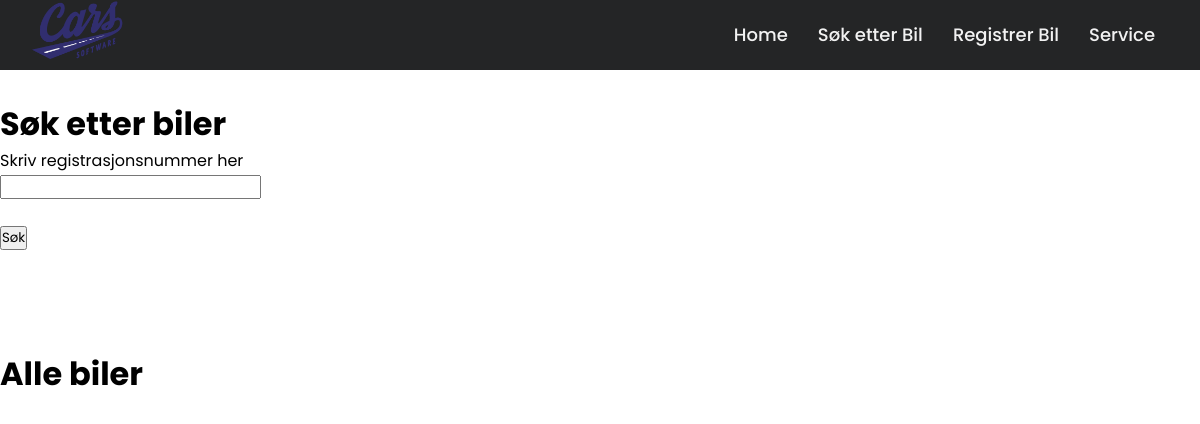
/biler, run on an earlier commit of the app's database.
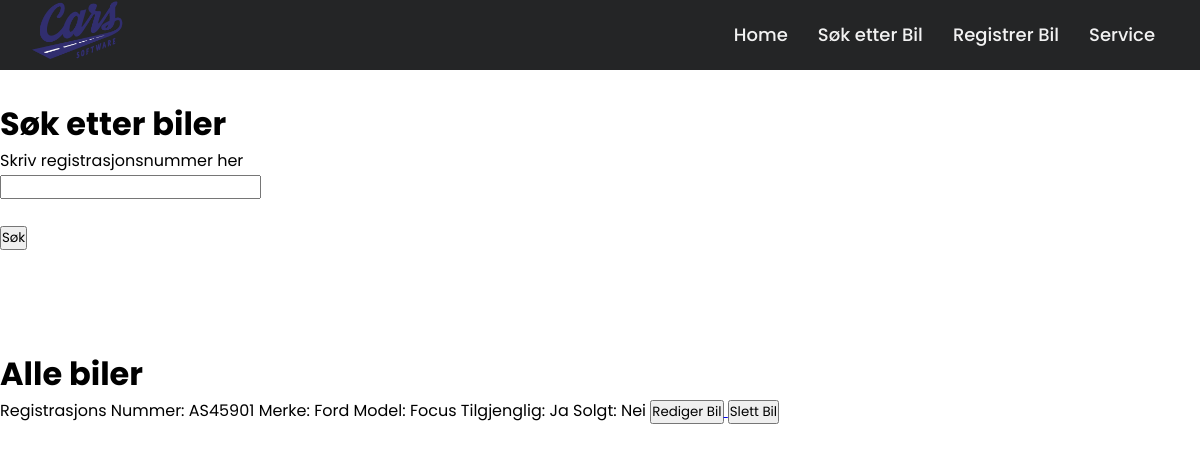
And on a later commit of the database.
### Website/models.py (models this page shows)
class Base(DeclarativeBase):
    pass

class Cars(db.Model,Base):
    __tablename__ = 'cars'
    registration: Mapped[str] = mapped_column(String, primary_key=True,unique=True)
    brand: Mapped[str] = mapped_column(String, nullable=False)
    model: Mapped[str] = mapped_column(String, nullable=False)
    color: Mapped[str] = mapped_column(String,nullable=True)
    price: Mapped[float] = mapped_column(Float, nullable=False)
    available: Mapped[bool] = mapped_column(Boolean, nullable=False,default=True)
    sold: Mapped[bool] = mapped_column(Boolean, nullable=False, default=False)
    owner: Mapped[str] = mapped_column(String, nullable=False, default='Cars Software')

### Website/view.py (the view)
@view.route('/biler',methods=['GET','POST'])
def biler():
    form = carSearchForm()
    if request.method == 'POST' and form.validate_on_submit():
        reg = form.registration.data
        return redirect(url_for("view.bilerSearch",reg=reg), code=307)
    else:
        return render_template("biler.html",form=form,Cars=Cars)

### Website/forms.py
class carSearchForm(FlaskForm):
    registration = StringField('Skriv registrasjonsnummer her',validators=[InputRequired(), Length(min=0, max=10)])
    submit = SubmitField('Søk')

### Website/templates/biler.html (shortened to what this page needs)
{% extends "base.html" %}
{% block content %}
<H1>Søk etter biler</H1>
<form action="" method="post">
    {% for field in form %}
    {% if field.widget.input_type != 'hidden' and field.type != 'SubmitField'%}
        {{ field.label }}
    {% endif %} <br>
    {{ field }} <br>
    {% endfor %}
</form>
<br><br>
<h1>Alle biler</h1>
{% set Cars = Cars.query.all()%}
{% for car in Cars %}
    <div>
        <span>Registrasjons Nummer: {{car.registration}}</span>
        <span>Merke: {{car.brand}}</span>
        <span>Model: {{car.model}}</span>
        <span>Tilgjenglig: {% if car.available == 1%} Ja {% else %} Nei {% endif %}</span>
        <span>Solgt: {% if car.sold == 1%} Ja {% else %} Nei {% endif %}</span>
        <a href="{{url_for('view.editCar',reg=car.registration)}}">
            <button>Rediger Bil</button>
        </a>
        <a href="{{url_for('view.delBil', reg=car.registration)}}">
            <button>Slett Bil</button>
        </a>
    </div>
{% endfor %}
<br><br>
{% endblock %}

### Website/templates/base.html (shortened to what this page needs)
<!DOCTYPE html>
<html lang="en">
<head>
    <link rel="stylesheet" href="{{url_for('static',filename='navbar.css')}}">
</head>
<body>
    <div class="navbar">
        <nav>
            <div class="wrapper">
              <div class=""><a href="/"><img src="{{url_for('static', filename='CarsSoftwareLogo.png')}}" alt="Logo" width="108px" style="padding-top: 20px;"></a></div>
              <ul class="nav-links">
                <li><a href="/">Home</a></li>
                <li><a href="/biler">Søk etter Bil</a></li>
                <li><a href="/register-bil">Registrer Bil</a></li>
                <li><a href="/service">Service</a></li>
              </ul>
            </div>
          </nav>
    </div>
    <br><br><br><br>
    {% block content %}{% endblock %}
</body>
</html>

### Website/static/navbar.css (style rules this page uses)
* { margin: 0; padding: 0; box-sizing: border-box; font-family: 'Poppins', sans-serif; }
nav { position: fixed; z-index: 99; width: 100%; background: #242526; }
nav .wrapper { position: relative; max-width: 1300px; padding: 0px 30px; height: 70px; line-height: 70px; margin: auto; display: flex; align-items: center; justify-content: space-between; }
.wrapper .nav-links { display: inline-flex; }
.nav-links li { list-style: none; }
.nav-links li a { color: #f2f2f2; text-decoration: none; font-size: 18px; font-weight: 500; padding: 9px 15px; border-radius: 5px; transition: all 0.3s ease; }

What changed in the data, as far as the page shows it:
added Cars: registration "AS45901", brand "Ford", model "Focus", available "Ja", sold "Nei"
